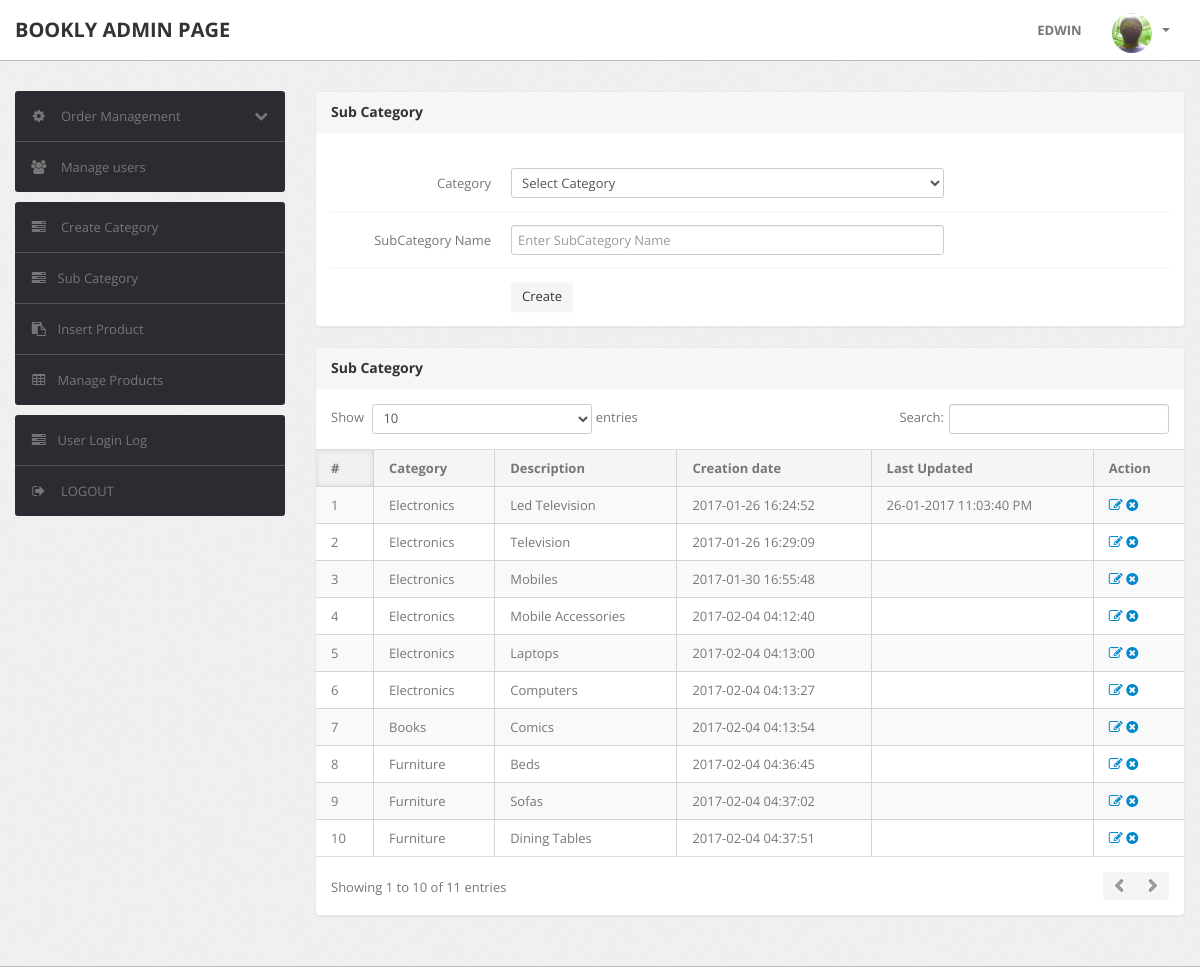
Page /admin/subcategory.php (signed in) on the committed database.
### tables this page shows
CREATE TABLE `subcategory` (
  `id` int(11) NOT NULL,
  `categoryid` int(11) DEFAULT NULL,
  `subcategory` varchar(255) DEFAULT NULL,
  `creationDate` timestamp NULL DEFAULT CURRENT_TIMESTAMP,
  `updationDate` varchar(255) DEFAULT NULL
);

CREATE TABLE `category` (
  `id` int(11) NOT NULL,
  `categoryName` varchar(255) DEFAULT NULL,
  `categoryDescription` longtext,
  `creationDate` timestamp NOT NULL DEFAULT CURRENT_TIMESTAMP,
  `updationDate` varchar(255) DEFAULT NULL
);

### admin/subcategory.php (the view, shortened to what this page needs)
<?php
include('include/config.php');
if (strlen($_SESSION['alogin']) == 0) {
	header('location:index.php');
} else {
?>
	<!DOCTYPE html>
	<html lang="en">
	<head>
		<link type="text/css" href="bootstrap/css/bootstrap.min.css" rel="stylesheet">
		<link type="text/css" href="bootstrap/css/bootstrap-responsive.min.css" rel="stylesheet">
		<link type="text/css" href="css/theme.css" rel="stylesheet">
		<link type="text/css" href="images/icons/css/font-awesome.css" rel="stylesheet">
	</head>
	<body>
		<?php include('include/header.php'); ?>
		<div class="wrapper">
			<div class="container">
				<div class="row">
					<?php include('include/sidebar.php'); ?>
					<div class="span9">
						<div class="content">
							<div class="module">
								<div class="module-head">
									<h3>Sub Category</h3>
								</div>
								<div class="module-body">
									<br />
									<form class="form-horizontal row-fluid" name="subcategory" method="post">
										<div class="control-group">
											<label class="control-label" for="basicinput">Category</label>
											<div class="controls">
												<select name="category" class="span8 tip" required>
													<option value="">Select Category</option>
												</select>
											</div>
										</div>
										<div class="control-group">
											<label class="control-label" for="basicinput">SubCategory Name</label>
											<div class="controls">
												<input type="text" placeholder="Enter SubCategory Name" name="subcategory" class="span8 tip" required>
											</div>
										</div>
										<div class="control-group">
											<div class="controls">
												<button type="submit" name="submit" class="btn">Create</button>
											</div>
										</div>
									</form>
								</div>
							</div>
							<div class="module">
								<div class="module-head">
									<h3>Sub Category</h3>
								</div>
								<div class="module-body table">
									<table cellpadding="0" cellspacing="0" border="0" class="datatable-1 table table-bordered table-striped	 display" width="100%">
										<thead>
											<tr>
												<th>#</th>
												<th>Category</th>
												<th>Description</th>
												<th>Creation date</th>
												<th>Last Updated</th>
												<th>Action</th>
											</tr>
										</thead>
										<tbody>
											<?php $query = mysqli_query($con, "select subcategory.id,category.categoryName,subcategory.subcategory,subcategory.creationDate,subcategory.updationDate from subcategory join category on category.id=subcategory.categoryid");
											$cnt = 1;
											while ($row = mysqli_fetch_array($query)) {
											?>
												<tr>
													<td><?php echo htmlentities($cnt); ?></td>
													<td><?php echo htmlentities($row['categoryName']); ?></td>
													<td><?php echo htmlentities($row['subcategory']); ?></td>
													<td> <?php echo htmlentities($row['creationDate']); ?></td>
													<td><?php echo htmlentities($row['updationDate']); ?></td>
													<td>
														<a href="edit-subcategory.php?id=<?php echo $row['id'] ?>"><i class="icon-edit"></i></a>
														<a href="subcategory.php?id=<?php echo $row['id'] ?>&del=delete" onClick="return confirm('Are you sure you want to delete?')"><i class="icon-remove-sign"></i></a>
													</td>
												</tr>
											<?php $cnt = $cnt + 1;
											} ?>
									</table>
								</div>
							</div>
						</div>
					</div>
				</div>
			</div>
		</div>
	</body>
<?php } ?>

### rows in the picture
subcategory: categoryid.categoryName "Electronics", subcategory "Led Television", creationDate "2017-01-26 16:24:52", updationDate "26-01-2017 11:03:40 PM"
subcategory: categoryid.categoryName "Electronics", subcategory "Television", creationDate "2017-01-26 16:29:09"
subcategory: categoryid.categoryName "Electronics", subcategory "Mobiles", creationDate "2017-01-30 16:55:48"
subcategory: categoryid.categoryName "Electronics", subcategory "Mobile Accessories", creationDate "2017-02-04 04:12:40"
subcategory: categoryid.categoryName "Electronics", subcategory "Laptops", creationDate "2017-02-04 04:13:00"
subcategory: categoryid.categoryName "Electronics", subcategory "Computers", creationDate "2017-02-04 04:13:27"
subcategory: categoryid.categoryName "Books", subcategory "Comics", creationDate "2017-02-04 04:13:54"
subcategory: categoryid.categoryName "Furniture", subcategory "Beds", creationDate "2017-02-04 04:36:45"
subcategory: categoryid.categoryName "Furniture", subcategory "Sofas", creationDate "2017-02-04 04:37:02"
subcategory: categoryid.categoryName "Furniture", subcategory "Dining Tables", creationDate "2017-02-04 04:37:51"
